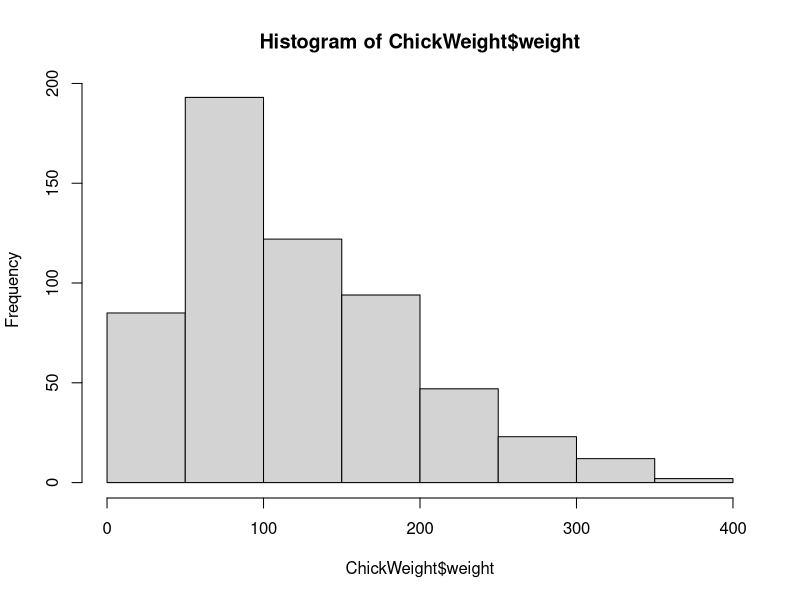
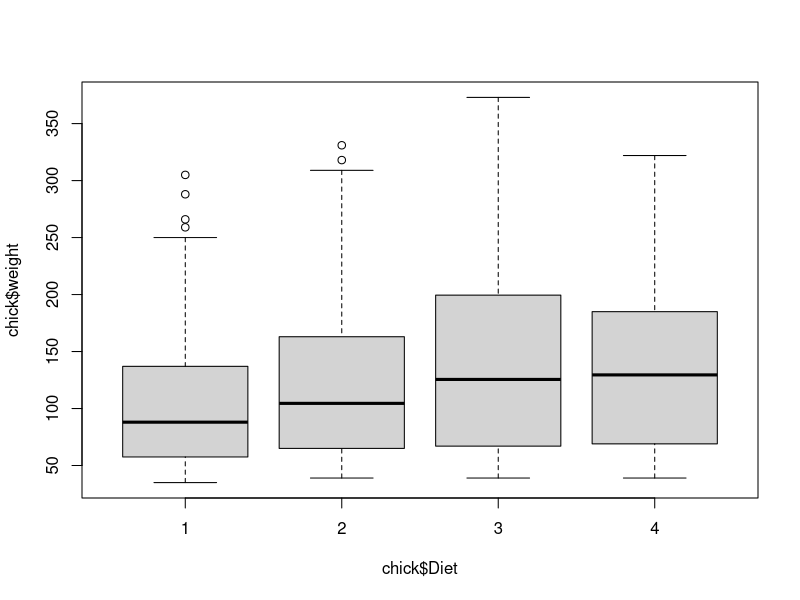

These figures' R source, in order:

# Generate Samples
# Draw 5 samples from Uniform Distribution
s1 <- runif(5, min=1, max=2)
sum(s1)/length(s1)

# Common Statistic with R
hist(ChickWeight$weight)
mean(ChickWeight$weight)
median(ChickWeight$weight)
var(ChickWeight$weight)
sd(ChickWeight$weight)
range(ChickWeight$weight)

summary(ChickWeight$weight)
quantile(ChickWeight$weight)

# Q1: 25% of the observations are 'less' than X
# Q3 : 75% of the observations are less than X

quantile(ChickWeight$weight, p=0.5) # Q2 = Median


quantile(ChickWeight$weight, p=0.25)
quantile(ChickWeight$weight, p=0.75)
quantile(ChickWeight$weight, p=0.75)  - quantile(ChickWeight$weight, p=0.25)
IQR(ChickWeight$weight)


# Box Plot
library("datasets")
chick <- ChickWeight
boxplot(chick$weight ~ chick$Diet)


length(chick$weight[chick$weight<100])
nrow(chick[chick$weight < 100, ])

median(ChickWeight$weight[ChickWeight$Diet==2])

# Deal with Table Data

# manual
USPersonalExpenditure[, "1950"]

#colMeans
USPersonalExpenditure
nrow(USPersonalExpenditure)
mean(USPersonalExpenditure)
colMeans(USPersonalExpenditure)
# or 
df_us <- as.data.frame(USPersonalExpenditure)
apply(df_us, 2, mean)

# Particular Row
str(USPersonalExpenditure)
mean(USPersonalExpenditure["Medical and Health", ])
apply(df_us, 1, mean)["Medical and Health"]

# sd returns "sample standard deviation"
?sd



